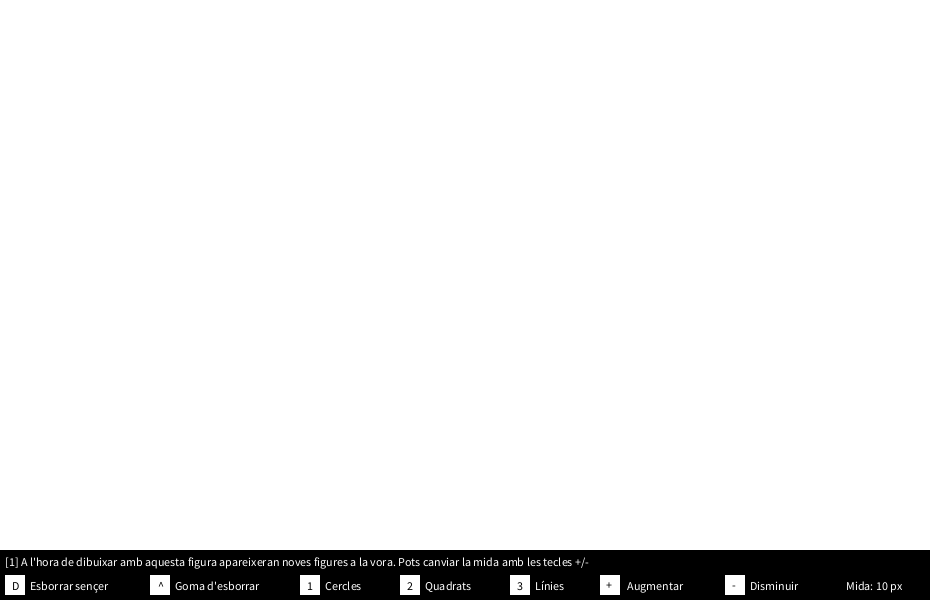
Frame 1 (no input)
Frame 60 (the mouse pressed at the canvas centre just before this capture): identical to frame 1, image omitted
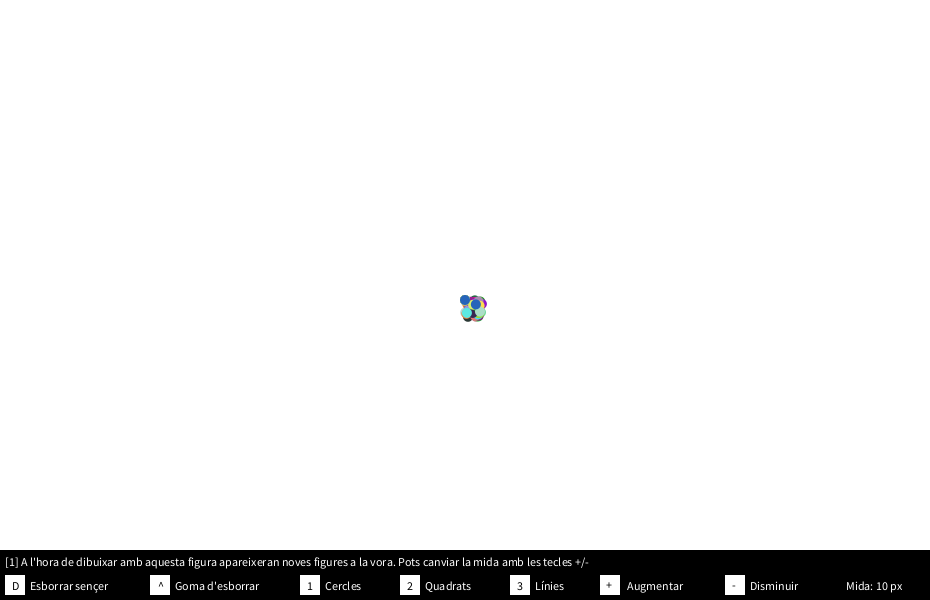
Frame 120 (the mouse held since frame 60 and released just before this capture)

The Processing sketch that drew these frames (run headless with seeded random() and noise(); from frame 60 on, the mouse is pressed at the canvas centre):

// Processing sketch: processing_171149
// ── processing_171149.pde

int strokeW = 10; // Dimensiones de las figuras
boolean eraser = false; // Boleano para comprobar si se está pulsando la tecla que ejecuta la goma.
boolean pause = true; // Booleano para verificar que se está pulsando el ratón
color rgbColor = color(0,0,0); // Fondo por defecto de las sifugras
float randX = 0; // Valor aleatorio para sumar figuras al rededor. Valor X
float randY = 0; // Valor aleatorio para sumar figuras al rededor. Valor Y
int ShapeType = 1;  // Tipo de figura [1 = Ellipse; 2 = Rect, 3 = Line]

void setup(){
  size(930,600); // Establecemos la medida de la ventana.
  background(255); // Establecemos el color de fondo a blanco.
}

void draw(){
  
  
    // Mostramos la barra inferior de ayuda //
    fill(0);
    noStroke();
    rect(0,550,930,50); 
    
    // Confuguramos el color y la medida del texto //
    textSize(12);
    fill(255);
    
    // Rectangles blancs //
    fill(255);
    rect(5,575, 20, 20);
    rect(150,575, 20, 20);
    rect(300,575, 20, 20);
    rect(400,575, 20, 20);
    rect(510,575, 20, 20);
    rect(600,575, 20, 20);
    rect(725,575, 20, 20);
    
    
    // Texto por defecto //
    text("Esborrar sençer", 30,590);
    text("Goma d'esborrar", 175,590);
    text("Cercles", 325,590);
    text("Quadrats", 425,590);
    text("Línies", 535,590);
    text("Augmentar", 627,590);
    text("Disminuir", 750,590);
    
    text("Mida: " + strokeW + " px", 846,590);
    
    // Texto de comandos //
    fill(0);
    text("D", 12,590);
    text("^", 158,590);
    text("1", 307,590);
    text("2", 407,590);
    text("3", 517,590);
    text("+", 606,589);
    text("-", 732,589);
    
    // Volvemos a poner el texto en blanco para el resto de mensajes //
    fill(255);
    
    
    if(eraser){
    // Texto que saldrá cuando pulsemos CONTROL (Goma de borrar)
    text("Passa el cursor per sobre la zona on vols esborrar sense deixar anar la tecla CONTROL. Pots canviar la mida amb les tecles +/-",4,566);
    }else if(ShapeType == 1){
    // Texto que saldrá cuando pulsemos 1 (Figura de circulos)
    text("[1] A l'hora de dibuixar amb aquesta figura apareixeran noves figures a la vora. Pots canviar la mida amb les tecles +/-",5,566); 
    }else if(ShapeType == 2){
    // Texto que saldrá cuando pulsemos la telca 2 (Cuadros)
    text("[2] A l'hora de dibuixar amb aquesta figura apareixeran noves figures a la vora. Pots canviar la mida amb les tecles +/-",5,566); 
    }else if(ShapeType == 3){
    // Texto que saldrá cuando pulsemos la tecla 3 (Línea)
    text("[3] Amb aquest tipus de forma podràs dibuixar seguidament sense que apareguin noves figures a la bora. Pots canviar la mida amb les tecles +/-",5,566); 
    } 
    
    
     // Actualizamos las variables llenándolas de carácteres aleatorios //
     rgbColor = color(random(255),random(255),random(255)); // Fondo
     randX = random(strokeW + 7); // Posicion X
     randY = random(strokeW + 7); // Posición Y
   
    if(!pause){
      
          if(eraser){
        
          // Si eraser == true (Tecla control) Mostramos un cuadro en blanco para borrar.
          noStroke();
          fill(255);
          rect(mouseX,mouseY,strokeW + 20,strokeW + 20);
      
          }else if(ShapeType == 1){
           
           // Si la figura es de tipo [1] (Circulos) Mostramos circulos
           noStroke();
           fill(rgbColor); 
           ellipse(mouseX,mouseY,strokeW,strokeW);
           ellipse(mouseX+randX,mouseY+randY,strokeW,strokeW);
           
           }else if(ShapeType == 2){
           
           // Si la figura es de tipo [2] (Cuadros) Mostramos cuadros
           noStroke();
           fill(rgbColor);
           rect(mouseX,mouseY,strokeW,strokeW);
           rect(mouseX+randX,mouseY+randY,strokeW,strokeW);
            
           }else if(ShapeType == 3){
            
            // Si la figura es de tipo [3] (Línea) Mostramos la línea
            stroke(rgbColor);
            strokeWeight(strokeW);
            line(mouseX,mouseY,pmouseX,pmouseY);
            
           }
           
    }
        

       
}

void mousePressed(){
  // Si pulsamos el ratón ponemos Pause como falso para pintar
  pause = false;
}

void mouseReleased(){
  // Si soltamos el ratón ponemos Pause como verdadero para NO pintar
  pause = true;
}

void keyPressed() {

  if(key == 'd' || key == 'D'){
    // Si pulsamos "D" refrescamos el fondo entero para limpiar la ventana
    background(255);
  }
  
  if(key == '1'){
    // Si pulsamos "1" ponemos la variable "Tipo de forma" a 1
    ShapeType = 1;
  }
  
  if(key == '2'){
    // Si pulsamos "2" ponemos la variable "Tipo de forma" a 2
    ShapeType = 2;
  }
 
    if(key == '3'){
    // Si pulsamos "3" ponemos la variable "Tipo de forma" a 3
    ShapeType = 3;
  }
  
  if (key == '+' && strokeW < 300) {
    // Si pulsamos la tecla "+" aumentamos el tamaño de la forma
    strokeW ++;
  
  }
  
  if(key == '-' && strokeW > 1){
    // Si pulsamos la tecla "-" disminuimos el tamaño de la forma
    strokeW --;
  }   
  
  if(keyCode == CONTROL){
    // Si pulsamos la tecla CONTROL, ponemos la variable en TRUE para hacer aparecer la goma.
   eraser = true;
  }
 
}

void keyReleased(){
    // Si soltamos la tecla ponemos la variable en Falso para quitar la goma.
    eraser = false;
}
